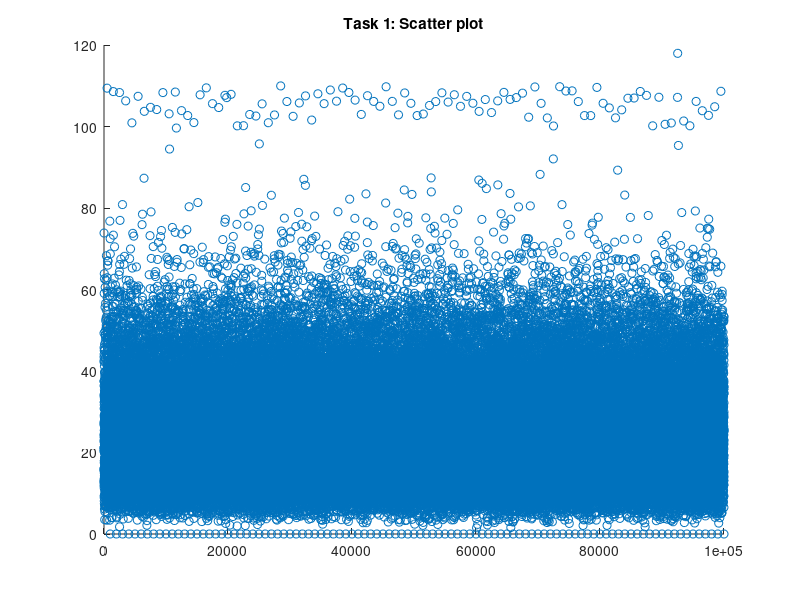
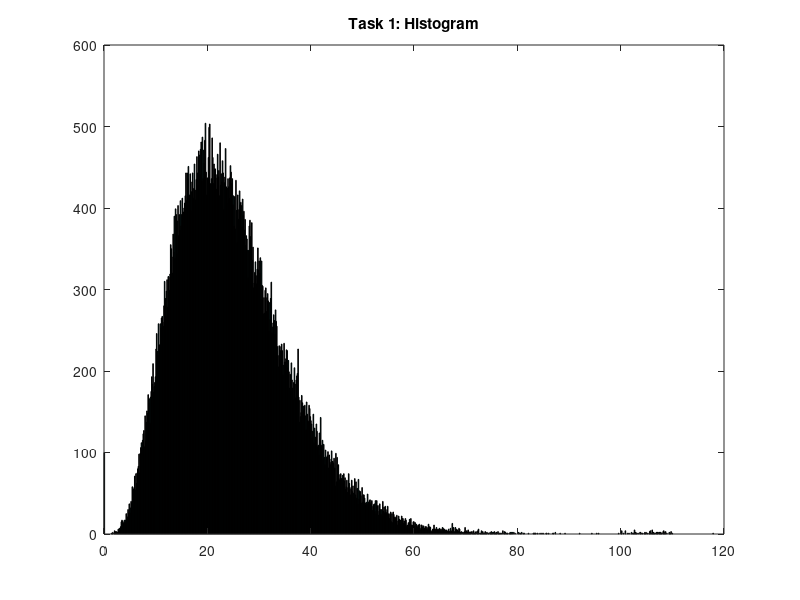
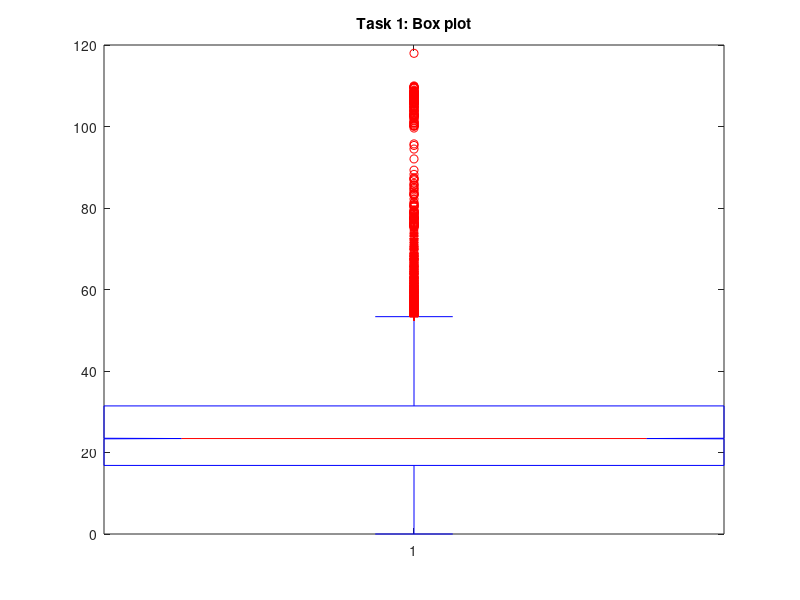
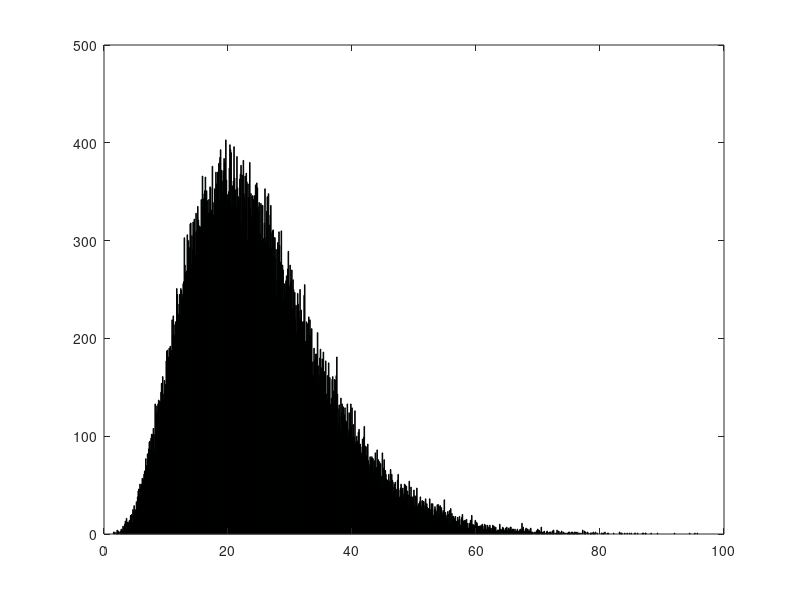

Write MATLAB code to recreate these figures, in order.
clc;
clear;
data = load("dataIndSSA2022.mat");
d1 = data.task1_data;

%% Mean, Variance, and Sample 
fprintf('\nTask 1\n\n'); 
n = length(d1);
d1_mean = mean(d1);
fprintf('There are %d datapoints in the data set\n', n); 
fprintf('Minimum value: %f\n', min(d1)); 
fprintf('Maximum value: %f\n', max(d1));
fprintf('Mean value   : %f\n\n', d1_mean);

d1_sigma2 = sum((d1 - d1_mean).^2)/n-1;
fprintf('The variance is: %f\n\n', d1_sigma2);
d1_sigma = sqrt(d1_sigma2);
fprintf('The standard deviation is: %f\n\n', d1_sigma);

%% 7 Number Summary
fprintf('2nd percentile  : %f\n', prctile(d1, 2)); 
fprintf('9th percentile  : %f\n', prctile(d1, 9)); 
fprintf('1st quartile    : %f\n', prctile(d1, 25)); 
fprintf('median value    : %f\n', median(d1));
fprintf('3rd quartile    : %f\n', prctile(d1, 75)); 
fprintf('91st percentile : %f\n', prctile(d1, 91)); 
fprintf('98th percentile : %f\n', prctile(d1, 98)); 

%% Visualisation - Scatter 
% A scatter plot is the easiest and thus first visualisation to be conducted
% the plot shows a strong cluster of values around the mean line, with a
% large gap between 80 and 100 on the Y axis as well as an unusual
% formation of points on the 0 line.
figure(1);
scatter(1:length(d1), d1);
hold on;
plot([0,length(d1)], [d1_mean, d1_mean])
hold off;
title('Task 1: Scatter plot')

%% Visualisation - Histogram 
% At first glance a histogram shows a poisson distribution, this plot also
% confirms that the large number of values clustered at 0 do not fit into
% the curve of the distribution. The tail of the distribution also does not
% look normal, with an unexpected rise in values around 100

figure(2);
hist(d1, 1000);
title('Task 1: Histogram')

%% Visualisation - Box and Whisker 
% The box and whisker plot confirms the abnormality of the tail falls
% ouside the interquartile range of the distribution.  We can thus conclude
% that between 

figure(3);
boxplot(d1, 'Notch', 'on')
title('Task 1: Box plot')


%% Data Cleaning
figure(4);
d1c = d1(d1 <= 99);
d1c = d1c(d1c > 0);
hist(d1c, 1000);


%% Mean, Variance, and Sample 
fprintf('\nAfter data cleaning:\n\n'); 
fprintf(['%d remaining datapoints in the set (%d removed)' ...
    '\n'], length(d1c), length(d1) - length(d1c)); 
fprintf('Minimum value : %f\n', min(d1c)); 
fprintf('Maximum value : %f\n', max(d1c));
fprintf('Mean value    : %f\n\n', mean(d1c));

d1c_sigma2 = sum((d1c - mean(d1c)).^2)/n-1;
fprintf('The variance is: %f\n\n', d1c_sigma2);
d1c_sigma = sqrt(d1c_sigma2);
fprintf('The standard deviation is: %f\n\n', d1c_sigma);

%% 7 Number Summary
fprintf('2nd percentile  : %f\n', prctile(d1c, 2)); 
fprintf('9th percentile  : %f\n', prctile(d1c, 9)); 
fprintf('1st quartile    : %f\n', prctile(d1c, 25)); 
fprintf('median value    : %f\n', median(d1c));
fprintf('3rd quartile    : %f\n', prctile(d1c, 75)); 
fprintf('91st percentile : %f\n', prctile(d1c, 91)); 
fprintf('98th percentile : %f\n', prctile(d1c, 98)); 
